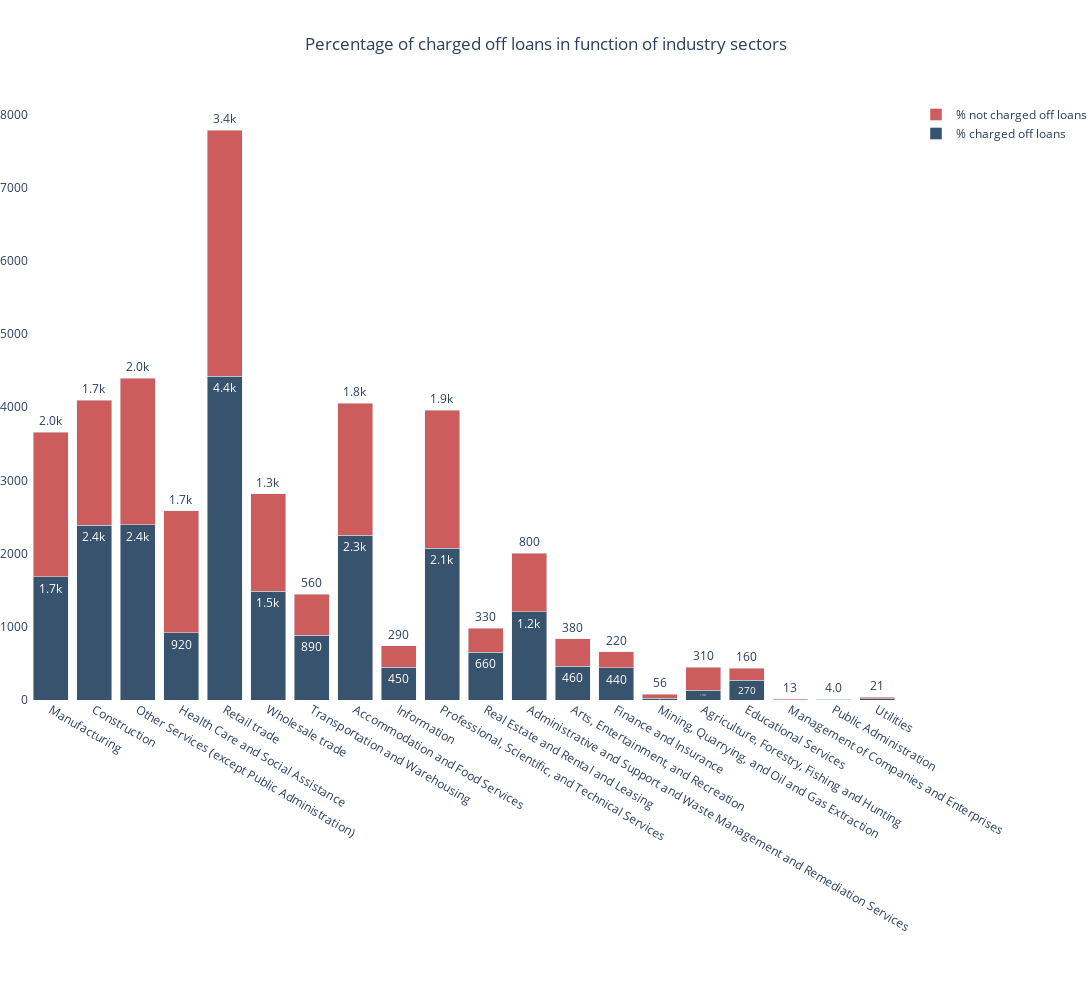

Write notebook code for a chart like this one.
### Code cell
import plotly.graph_objects as go
from plotly.subplots import make_subplots
import plotly.express as px
import numpy as np
y0,y1 = [],[]
x = list(df_used_test['Industry'].unique())
for x_ in x:
    df_target = df_used_test[df_used_test['Industry'].isin([x_])]
    y0.append(df_target[df_target.ChargeOff == 0].shape[0])
    y1.append(df_target[df_target.ChargeOff == 1].shape[0])


fig = go.Figure(data=[
    go.Bar(name='% charged off loans', x=x, y=y1,text=y1,marker_color='rgb(55, 83, 109)'),
    go.Bar(name='% not charged off loans', x=x, y=y0,text=y0,marker_color='indianred')
])
fig.update_layout(barmode='stack')
fig.update_layout(
    title='Percentage of charged off loans in function of industry sectors',
    title_x=0.5,
    yaxis=dict(
        showgrid=False,
        showline=False,
    
    ),
    
    xaxis=dict(
        zeroline=False,
        showline=False,
        showgrid=False,
       
    ),
    autosize=False,

    width=1500,
    height=1000,
    paper_bgcolor='rgb(255, 255, 255)',
    plot_bgcolor='rgb(255, 255, 255)',
)
fig.update_traces(texttemplate='%{text:.2s}', textposition='outside')
fig.update_layout(margin={"r":0,"t":100,"l":0,"b":300})
fig.update_layout(margin={"r":0,"t":100,"l":0,"b":300})

fig.show()

### Figure 1 — Plotly figure (JSON) as saved in the notebook; plotly's stock layout.template omitted (floating-point values rounded to 4 significant figures)
{"data": [{"marker": {"color": "rgb(55, 83, 109)"}, "name": "% charged off loans", "text": ["1686", "2385", "2393", "917", "4425", "1487", "887", "2253", "448", "2075", "655", "1204", "459", "438", "26", "133", "271", "4", "8", "19"], "textposition": "outside", "texttemplate": "%{text:.2s}", "type": "bar", "x": ["Manufacturing", "Construction", "Other Services (except Public Administration)", "Health Care and Social Assistance", "Retail trade", "Wholesale trade", "Transportation and Warehousing", "Accommodation and Food Services", "Information", "Professional, Scientific, and Technical Services", "Real Estate and Rental and Leasing", "Administrative and Support and Waste Management and Remediation Services", "Arts, Entertainment, and Recreation", "Finance and Insurance", "Mining, Quarrying, and Oil and Gas Extraction", "Agriculture, Forestry, Fishing and Hunting", "Educational Services", "Management of Companies and Enterprises", "Public Administration", "Utilities"], "y": [1686, 2385, 2393, 917, 4425, 1487, 887, 2253, 448, 2075, 655, 1204, 459, 438, 26, 133, 271, 4, 8, 19]}, {"marker": {"color": "indianred"}, "name": "% not charged off loans", "text": ["1975", "1710", "2002", "1669", "3364", "1330", "561", "1803", "294", "1884", "325", "803", "377", "224", "56", "314", "162", "13", "4", "21"], "textposition": "outside", "texttemplate": "%{text:.2s}", "type": "bar", "x": ["Manufacturing", "Construction", "Other Services (except Public Administration)", "Health Care and Social Assistance", "Retail trade", "Wholesale trade", "Transportation and Warehousing", "Accommodation and Food Services", "Information", "Professional, Scientific, and Technical Services", "Real Estate and Rental and Leasing", "Administrative and Support and Waste Management and Remediation Services", "Arts, Entertainment, and Recreation", "Finance and Insurance", "Mining, Quarrying, and Oil and Gas Extraction", "Agriculture, Forestry, Fishing and Hunting", "Educational Services", "Management of Companies and Enterprises", "Public Administration", "Utilities"], "y": [1975, 1710, 2002, 1669, 3364, 1330, 561, 1803, 294, 1884, 325, 803, 377, 224, 56, 314, 162, 13, 4, 21]}], "layout": {"autosize": false, "barmode": "stack", "height": 1000, "margin": {"b": 300, "l": 0, "r": 0, "t": 100}, "paper_bgcolor": "rgb(255, 255, 255)", "plot_bgcolor": "rgb(255, 255, 255)", "title": {"text": "Percentage of charged off loans in function of industry sectors", "x": 0.5}, "width": 1500, "xaxis": {"showgrid": false, "showline": false, "zeroline": false}, "yaxis": {"showgrid": false, "showline": false}}}
